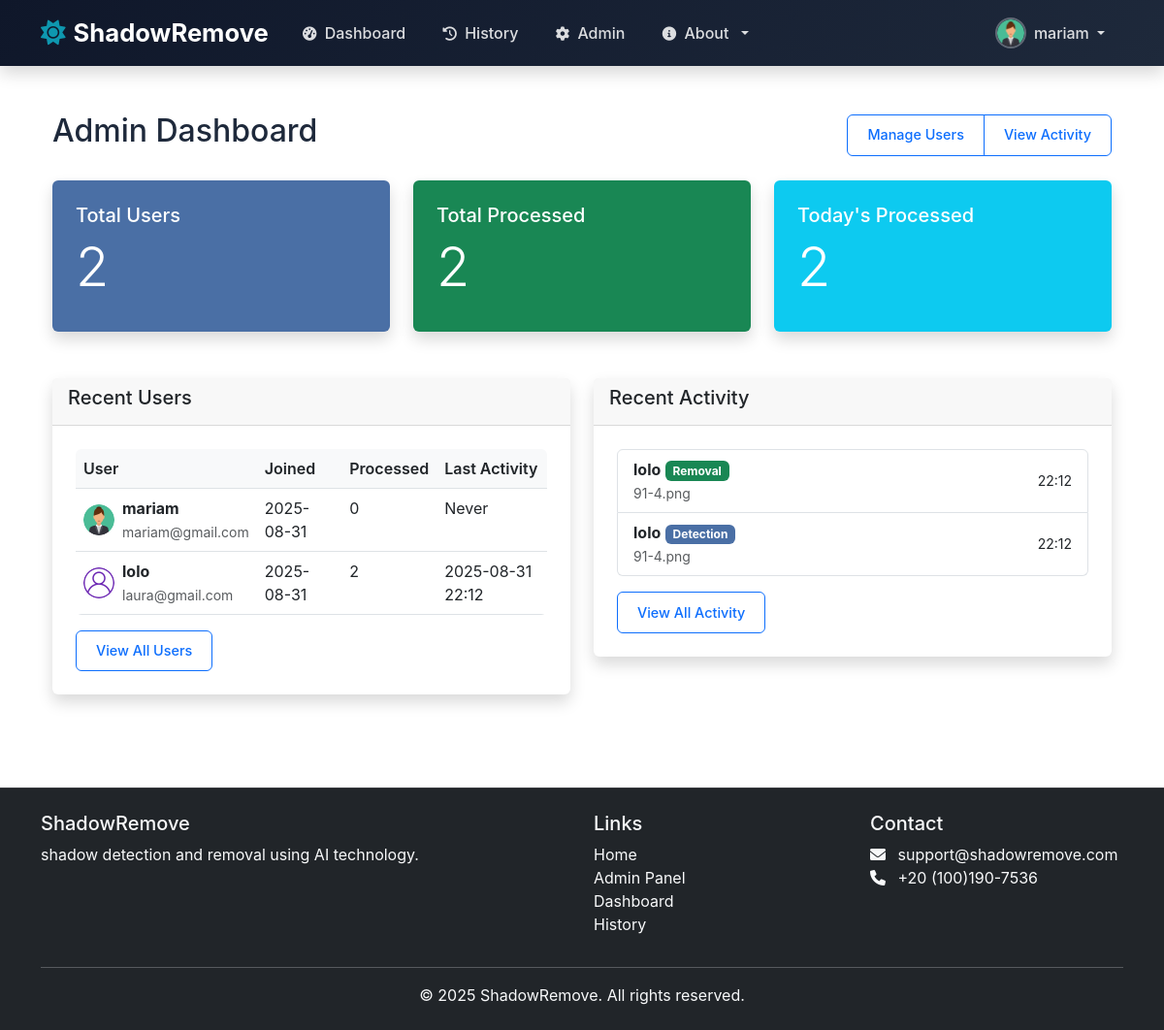
The page /admin (signed in) on the database its author committed.
### models.py (models this page shows, shortened)
class User(UserMixin, db.Model):
    id = db.Column(db.Integer, primary_key=True)
    username = db.Column(db.String(80), unique=True, nullable=False)
    email = db.Column(db.String(120), unique=True, nullable=False)
    password_hash = db.Column(db.String(128))
    first_name = db.Column(db.String(80), nullable=True)
    last_name = db.Column(db.String(80), nullable=True)
    bio = db.Column(db.Text, nullable=True)
    avatar = db.Column(db.String(120), default='default-avatar.png')
    created_at = db.Column(db.DateTime, default=datetime.utcnow)
    updated_at = db.Column(db.DateTime, default=datetime.utcnow, onupdate=datetime.utcnow)
    is_admin = db.Column(db.Boolean, default=False)
    is_active = db.Column(db.Boolean, default=True)

class ProcessedImage(db.Model):
    id = db.Column(db.Integer, primary_key=True)
    user_id = db.Column(db.Integer, db.ForeignKey('user.id'), nullable=False)
    original_filename = db.Column(db.String(255), nullable=False)
    processed_filename = db.Column(db.String(255), nullable=False)
    process_type = db.Column(db.String(50), nullable=False)  # 'detection' or 'removal'
    created_at = db.Column(db.DateTime, default=datetime.utcnow)
    user = db.relationship('User', backref=db.backref('processed_images', lazy=True))

### admin_route.py (the view)
@admin_required
def admin_dashboard():
    from app import db
    users = User.query.all()
    users_data = []
    for user in users:
        processed_count = ProcessedImage.query.filter_by(user_id=user.id).count()
        last_activity = ProcessedImage.query.filter_by(user_id=user.id).order_by(ProcessedImage.created_at.desc()).first()
        users_data.append({
            'user': user,
            'processed_count': processed_count,
            'last_activity': last_activity
        })
    recent_activity = ProcessedImage.query.order_by(ProcessedImage.created_at.desc()).limit(10).all()
    total_users = User.query.count()
    total_processed = ProcessedImage.query.count()
    today_start = datetime.now().replace(hour=0, minute=0, second=0, microsecond=0)
    today_processed = ProcessedImage.query.filter(ProcessedImage.created_at >= today_start).count()
    week_start = today_start - timedelta(days=today_start.weekday())
    weekly_processed = ProcessedImage.query.filter(ProcessedImage.created_at >= week_start).count()
    detection_count = ProcessedImage.query.filter_by(process_type='detection').count()
    removal_count = ProcessedImage.query.filter_by(process_type='removal').count()
    return render_template('admin/admin_dashboard.html',
                         users_data=users_data,
                         recent_activity=recent_activity,
                         total_users=total_users,
                         total_processed=total_processed,
                         today_processed=today_processed,
                         weekly_processed=weekly_processed,
                         detection_count=detection_count,
                         removal_count=removal_count)

### templates/admin/admin_dashboard.html
{% extends "base.html" %}
{% block content %}
<div class="container-fluid py-4">
    <div class="d-flex justify-content-between align-items-center mb-4">
        <h1 class="h2">Admin Dashboard</h1>
        <div class="btn-group">
            <a href="{{ url_for('admin_users') }}" class="btn btn-outline-primary">Manage Users</a>
            <a href="{{ url_for('admin_activity') }}" class="btn btn-outline-primary">View Activity</a>
        </div>
    </div>
    <div class="row mb-4">
        <div class="col-md-4">
            <div class="card bg-primary text-white">
                <div class="card-body">
                    <h5 class="card-title">Total Users</h5>
                    <h2 class="display-4">{{ total_users }}</h2>
                </div>
            </div>
        </div>
        <div class="col-md-4">
            <div class="card bg-success text-white">
                <div class="card-body">
                    <h5 class="card-title">Total Processed</h5>
                    <h2 class="display-4">{{ total_processed }}</h2>
                </div>
            </div>
        </div>
        <div class="col-md-4">
            <div class="card bg-info text-white">
                <div class="card-body">
                    <h5 class="card-title">Today's Processed</h5>
                    <h2 class="display-4">{{ today_processed }}</h2>
                </div>
            </div>
        </div>
    </div>
    <div class="row">
        <div class="col-md-6">
            <div class="card">
                <div class="card-header">
                    <h5 class="card-title">Recent Users</h5>
                </div>
                <div class="card-body">
                    <div class="table-responsive">
                        <table class="table table-hover">
                            <thead>
                                <tr>
                                    <th>User</th>
                                    <th>Joined</th>
                                    <th>Processed</th>
                                    <th>Last Activity</th>
                                </tr>
                            </thead>
                            <tbody>
                                {% for data in users_data[:5] %}
                                <tr>
                                    <td>
                                        <div class="d-flex align-items-center">
                                            {% if data.user.avatar and data.user.avatar != 'default-avatar.png' %}
                                                <img src="{{ url_for('static', filename='uploads/avatars/' + data.user.avatar) }}"
                                                    class="rounded-circle me-2" width="32" height="32" alt="{{ data.user.username }}">
                                            {% else %}
                                                <img src="{{ url_for('static', filename='images/default-avatar.png') }}"
                                                    class="rounded-circle me-2" width="32" height="32" alt="Default Avatar">
                                            {% endif %}
                                            <div>
                                                <strong>{{ data.user.username }}</strong>
                                                <br>
                                                <small class="text-muted">{{ data.user.email }}</small>
                                            </div>
                                        </div>
                                    </td>
                                    <td>{{ data.user.created_at.strftime('%Y-%m-%d') }}</td>
                                    <td>{{ data.processed_count }}</td>
                                    <td>
                                        {% if data.last_activity %}
                                            {{ data.last_activity.created_at.strftime('%Y-%m-%d %H:%M') }}
                                        {% else %}
                                            Never
                                        {% endif %}
                                    </td>
                                </tr>
                                {% endfor %}
                            </tbody>
                        </table>
                    </div>
                    <a href="{{ url_for('admin_users') }}" class="btn btn-sm btn-outline-primary">View All Users</a>
                </div>
            </div>
        </div>
        <div class="col-md-6">
            <div class="card">
                <div class="card-header">
                    <h5 class="card-title">Recent Activity</h5>
                </div>
                <div class="card-body">
                    <div class="list-group">
                        {% for activity in recent_activity %}
                        <div class="list-group-item">
                            <div class="d-flex justify-content-between align-items-center">
                                <div>
                                    <strong>{{ activity.user.username }}</strong>
                                    <span class="badge bg-{{ 'primary' if activity.process_type == 'detection' else 'success' }}">
                                        {{ activity.process_type | title }}
                                    </span>
                                    <br>
                                    <small class="text-muted">{{ activity.original_filename }}</small>
                                </div>
                                <small>{{ activity.created_at.strftime('%H:%M') }}</small>
                            </div>
                        </div>
                        {% endfor %}
                    </div>
                    <a href="{{ url_for('admin_activity') }}" class="btn btn-sm btn-outline-primary mt-3">View All Activity</a>
                </div>
            </div>
        </div>
    </div>
</div>
{% endblock %}

### templates/base.html (shortened to what this page needs)
<!DOCTYPE html>
<html lang="en">
<head>
    <link href="https://cdn.jsdelivr.net/npm/bootstrap@5.3.0/dist/css/bootstrap.min.css" rel="stylesheet">
    <link href="https://cdnjs.cloudflare.com/ajax/libs/font-awesome/6.0.0/css/all.min.css" rel="stylesheet">
    <link href="{{ url_for('static', filename='css/profile.css') }}" rel="stylesheet">
    <link rel="stylesheet" href="{{ url_for('static', filename='css/style.css') }}">
    <link rel="stylesheet" href="{{ url_for('static', filename='css/authentication.css') }}">
</head>
<body>
    <nav class="navbar navbar-expand-lg navbar-dark bg-dark fixed-top shadow">
        <div class="container">
            <a class="navbar-brand d-flex align-items-center" href="{{ url_for('index') }}">
                <i class="fas fa-sun me-2"></i>
                <span class="fw-bold">ShadowRemove</span>
            </a>
            <div class="collapse navbar-collapse" id="navbarNav">
                <ul class="navbar-nav me-auto">
                    <li class="nav-item">
                        <a class="nav-link" href="{{ url_for('dashboard') }}">
                            <i class="fas fa-tachometer-alt me-1"></i> Dashboard
                        </a>
                    </li>
                    <li class="nav-item">
                        <a class="nav-link" href="{{ url_for('history') }}">
                            <i class="fas fa-history me-1"></i> History
                        </a>
                    </li>
                    {% if current_user.is_authenticated and current_user.is_admin %}
                    <li class="nav-item">
                        <a class="nav-link" href="{{ url_for('admin_dashboard') }}">
                            <i class="fas fa-cog me-1"></i> Admin
                        </a>
                    </li>
                    {% endif %}
                    <li class="nav-item dropdown">
                        <a class="nav-link dropdown-toggle" href="#" id="navbarDropdown" role="button" data-bs-toggle="dropdown">
                            <i class="fas fa-info-circle me-1"></i> About
                        </a>
                    </li>
                </ul>
                <ul class="navbar-nav ms-auto">
                    {% if current_user.is_authenticated %}
                    <li class="nav-item dropdown">
                        <a class="nav-link dropdown-toggle d-flex align-items-center" href="#" id="userDropdown" role="button" data-bs-toggle="dropdown">
                            {% if current_user.avatar and current_user.avatar != 'default-avatar.png' %}
                                <img src="{{ url_for('static', filename='uploads/avatars/' + current_user.avatar) }}" class="profile-picture me-2" alt="Profile Picture">
                            {% else %}
                                <img src="{{ url_for('static', filename='images/default-avatar.png') }}" class="profile-picture me-2" alt="Default Profile">
                            {% endif %}
                            <span>{{ current_user.username }}</span>
                        </a>
                    </li>
                    {% endif %}
                </ul>
            </div>
        </div>
    </nav>
    <div class="container mt-5 pt-4">
        {% block content %}{% endblock %}
    </div>
    <footer class="bg-dark text-light py-4 mt-5">
        <div class="container">
            <div class="row">
                <div class="col-md-6">
                    <h5>ShadowRemove</h5>
                    <p>shadow detection and removal using AI technology.</p>
                </div>
                <div class="col-md-3">
                    <h5>Links</h5>
                    <ul class="list-unstyled">
                        <li><a href="{{ url_for('index') }}" class="text-light">Home</a></li>
                        {% if current_user.is_authenticated and current_user.is_admin %}
                            <li><a class="dropdown-item" href="{{ url_for('admin_dashboard') }}">Admin Panel</a></li>
                        {% endif %}
                        <li><a href="{{ url_for('dashboard') }}" class="text-light">Dashboard</a></li>
                        <li><a href="{{ url_for('history') }}" class="text-light">History</a></li>
                    </ul>
                </div>
                <div class="col-md-3">
                    <h5>Contact</h5>
                    <ul class="list-unstyled">
                        <li><i class="fas fa-envelope me-2"></i> support@shadowremove.com</li>
                        <li><i class="fas fa-phone me-2"></i> +20 (100)190-7536</li>
                    </ul>
                </div>
            </div>
            <hr class="bg-light">
            <div class="text-center">
                <p class="mb-0">&copy; 2025 ShadowRemove. All rights reserved.</p>
            </div>
        </div>
    </footer>
</body>
</html>

### rows shown on the page
User: avatar (picture), username "mariam", user.username "mariam", user.email "mariam@gmail.com", user.created_at "2025-08-31"
User: user.username "lolo", user.email "laura@gmail.com", user.created_at "2025-08-31"
ProcessedImage: last_activity.created_at "2025-08-31 22:12", user.username "lolo", process_type "Removal", original_filename "91-4.png", created_at "22:12"
ProcessedImage: user.username "lolo", process_type "Detection", original_filename "91-4.png", created_at "22:12"

### other values the page prints
{{ total_users }} "2"
{{ total_processed }} "2"
{{ today_processed }} "2"
{{ data.processed_count }} "0" "2"
